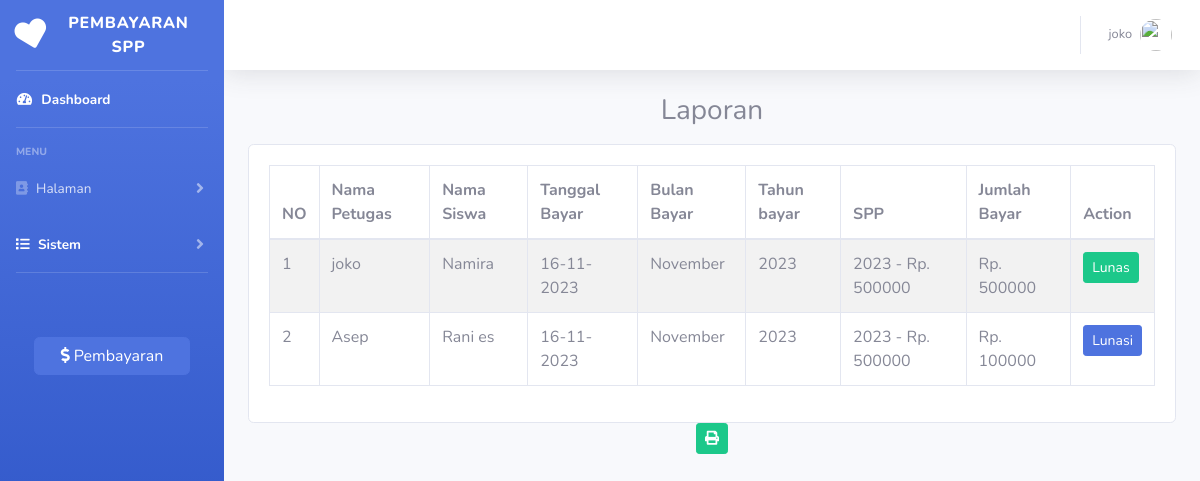
/index.php?page=laporan (signed in), run on the app's committed database.
### tables this page shows
CREATE TABLE `pembayaran` (
  `id_pembayaran` int(11) NOT NULL,
  `id_petugas` int(11) NOT NULL,
  `nisn` char(10) NOT NULL,
  `tgl_bayar` date NOT NULL,
  `bulan_bayar` varchar(8) NOT NULL,
  `tahun_bayar` varchar(4) NOT NULL,
  `id_spp` int(11) NOT NULL,
  `jumlah_bayar` int(11) NOT NULL
);

CREATE TABLE `petugas` (
  `id_petugas` int(11) NOT NULL,
  `username` varchar(25) NOT NULL,
  `password` varchar(32) NOT NULL,
  `nama_petugas` varchar(35) NOT NULL,
  `level` enum('admin','petugas') NOT NULL
);

CREATE TABLE `siswa` (
  `nisn` char(10) NOT NULL,
  `nis` char(8) NOT NULL,
  `nama` varchar(35) NOT NULL,
  `id_kelas` int(11) NOT NULL,
  `alamat` text NOT NULL,
  `no_telp` varchar(13) NOT NULL,
  `password` varchar(32) NOT NULL
);

CREATE TABLE `spp` (
  `id_spp` int(11) NOT NULL,
  `tahun` int(11) NOT NULL,
  `nominal` int(11) NOT NULL
);

### laporan.php (the view, shortened to what this page needs)
<h1 class="h3 mb-3" style="text-align: center;">Laporan</h1>
<div class="row">
    <div class="col-12">
        <div class="card">
            <div class="card-body">
                <table class="table table-bordered table-striped table-hover">
                    <thead>
                        <tr>
                            <th>NO</th>
                            <th>Nama Petugas</th>
                            <th>Nama Siswa</th>
                            <th>Tanggal Bayar</th>
                            <th>Bulan Bayar</th>
                            <th>Tahun bayar</th>
                            <th>SPP</th>
                            <th>Jumlah Bayar</th>
                            <th>Action</th>
                        </tr>
                    </thead>
                    <tbody>
                        <?php
                        $i = 1;
                        $query = mysqli_query($koneksi, "SELECT * FROM pembayaran INNER JOIN petugas ON pembayaran.id_petugas=petugas.id_petugas INNER JOIN siswa ON pembayaran.nisn=siswa.nisn INNER JOIN spp ON pembayaran.id_spp=spp.id_spp");
                        while ($data = mysqli_fetch_array($query)) {
                        ?>
                            <tr>
                                <td><?php echo $i++ ?></td>
                                <td><?php echo $data['nama_petugas'] ?></td>
                                <td><?php echo $data['nama'] ?></td>
                                <td><?php echo date('d-m-Y', strtotime($data['tgl_bayar'])) ?></td>
                                <td><?php echo $data['bulan_bayar'] ?></td>
                                <td><?php echo $data['tahun_bayar'] ?></td>
                                <td><?php echo $data['tahun'] ?> - Rp. <?php echo $data['nominal'] ?></td>
                                <td>Rp. <?php echo $data['jumlah_bayar'] ?></td>
                                <td>
                                    <?php
                                    if ($data['nominal'] > $data['jumlah_bayar']) {
                                    ?>
                                        <button type="button" class="btn btn-primary btn-sm" data-toggle="modal" data-target="#editpembayaran<?php echo $data['id_pembayaran']; ?>">
                                            Lunasi
                                        </button>
                                    <?php
                                    } else {
                                    ?>
                                        <button type="button" class="btn btn-success btn-sm">
                                            Lunas
                                        </button>
                                    <?php
                                    }
                                    ?>
                                </td>
                            </tr>
                        <?php
                        }
                        ?>
                    </tbody>
                </table>
            </div>
        </div>
        <?php
        if (!empty($_SESSION['petugas']['level'] == 'admin')) {
        ?>
            <div class="container" style="text-align: center;">
                <a href="cetak_pembayaran.php" class="btn btn-success btn-sm" target="_blank"><i class="fa fa-print"></i></a>
            </div>
        <?php
        }
        ?>
    </div>
</div>

### data on the page
pembayaran: id_petugas.nama_petugas "joko", nisn.nama "Namira", tgl_bayar "16-11-2023", bulan_bayar "November", tahun_bayar "2023", id_spp.tahun "2023", id_spp.nominal "500000", jumlah_bayar "500000", shows "Lunas"
pembayaran: id_petugas.nama_petugas "Asep", nisn.nama "Rani es", tgl_bayar "16-11-2023", bulan_bayar "November", tahun_bayar "2023", id_spp.tahun "2023", id_spp.nominal "500000", jumlah_bayar "100000"

### other printed values
$_SESSION['petugas']['nama_petugas'] "joko"
